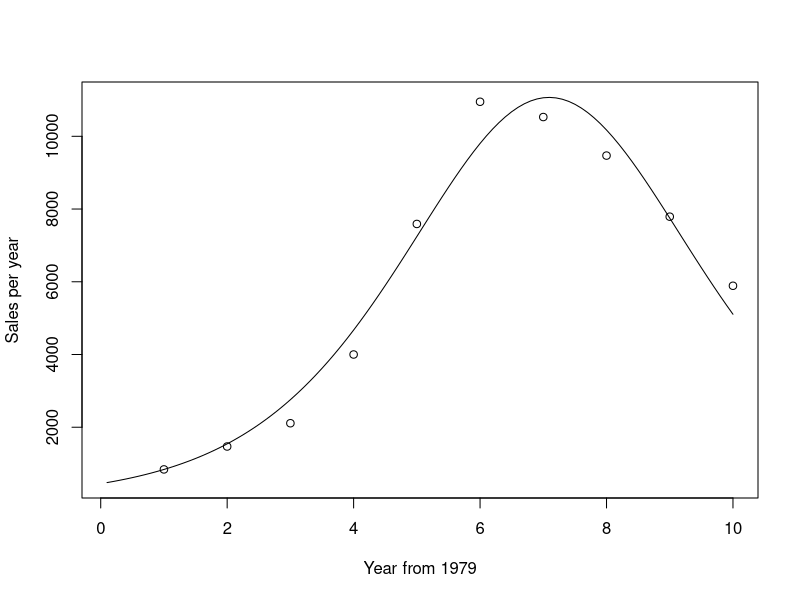
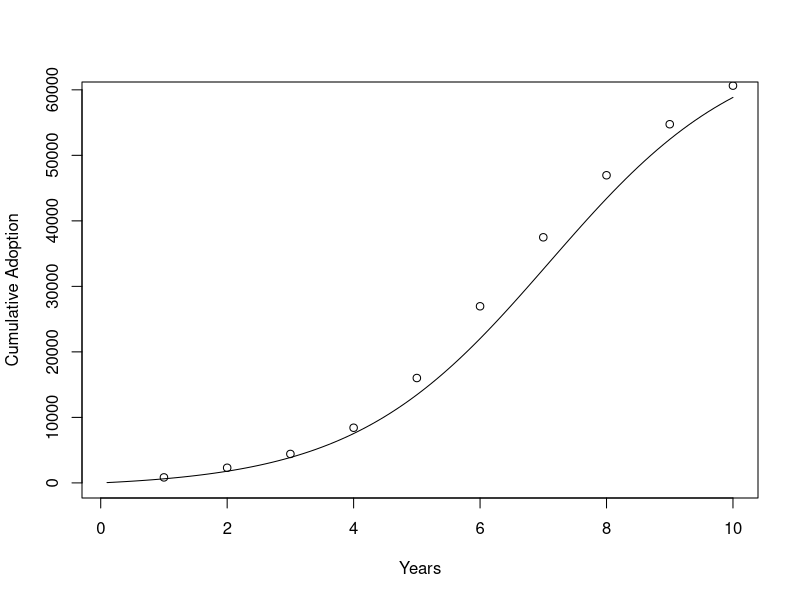
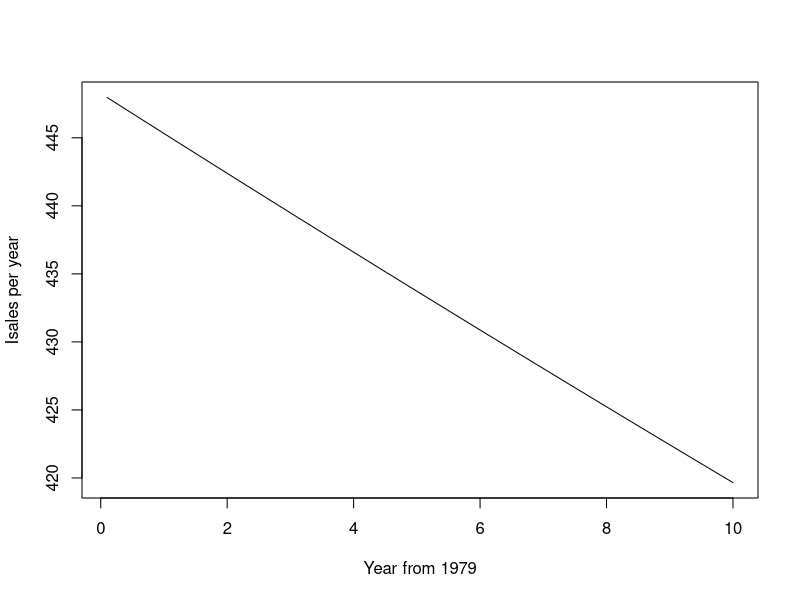
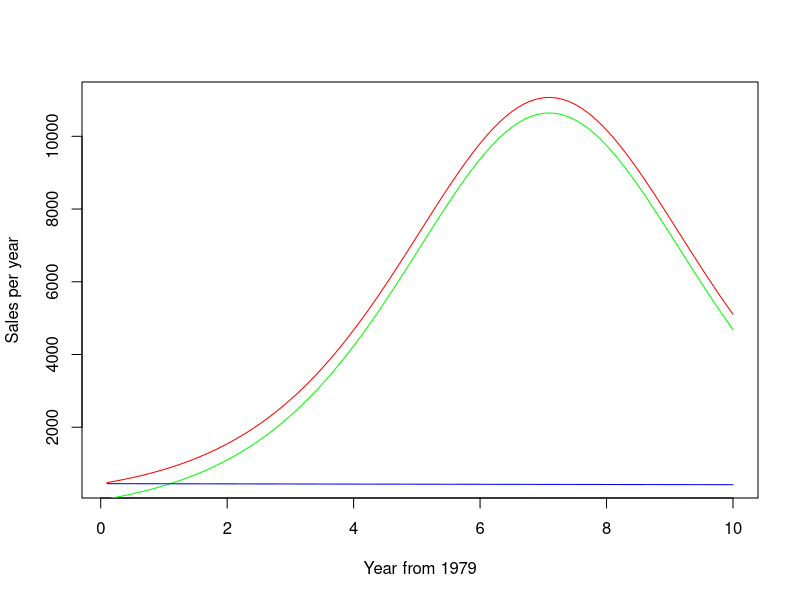
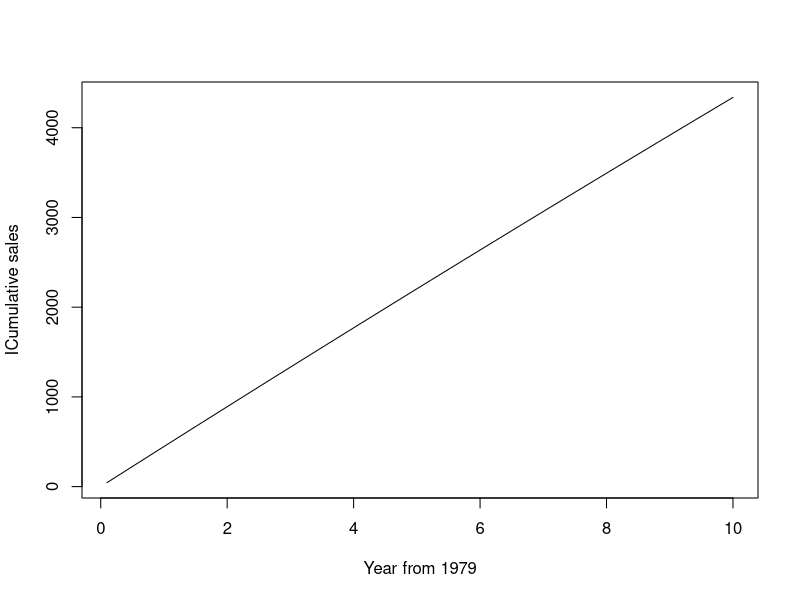
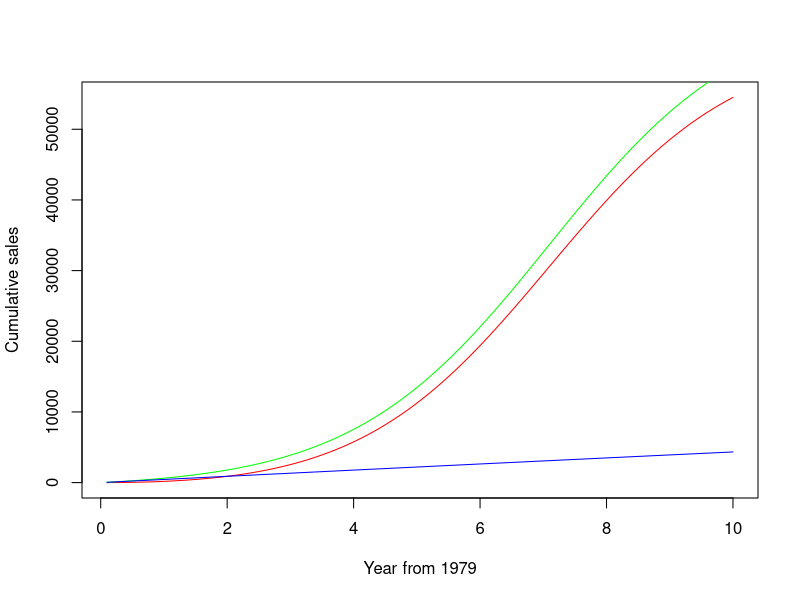

These charts were generated, in order, by the following R code:
# BASS Diffusion Model

# three parameters:
# the total number of people who eventually buy the product, m;
# the coefficient of innovation, p;
# and the coefficient of imitation, q

# example

#time variables
#known times
T79 <- 1:10
#project 10 years time
Tdelt <- (1:100) / 10

#sequence of adoption
Sales <- c(840,1470,2110,4000, 7590, 10950, 10530, 9470, 7790, 5890)
Cusales <- cumsum(Sales)

#Non-linear least squares. For when you know the form of a model. 
Bass.nls <- nls(Sales ~ M * ( ((P+Q)^2 / P) * exp(-(P+Q) * T79) ) /(1+(Q/P)*exp(-(P+Q)*T79))^2,
                start = list(M=60630, P=0.03, Q=0.38))

summary(Bass.nls)

#get coefficient
Bcoef <- coef(Bass.nls)

m <- Bcoef[1]
p <- Bcoef[2]
q <- Bcoef[3]

# setting the starting value for M to the recorded total sales.
ngete <- exp(-(p+q) * Tdelt)

# plot probability density function
Bpdf <- m * ( (p+q)^2 / p ) * ngete / (1 + (q/p) * ngete)^2
plot(Tdelt, Bpdf, xlab = "Year from 1979",ylab = "Sales per year", type='l')

#actual sales
points(T79, Sales)

# continuous density function
Bcdf <- m * (1 - ngete)/(1 + (q/p)*ngete)
plot(Tdelt, Bcdf, xlab = "Years", ylab = "Cumulative Adoption", type='l')
points(T79, Cusales)

#when q=0, only Innovator without immitators.
Ipdf<- m * ( (p+0)^2 / p ) * exp(-(p+0) * Tdelt) / (1 + (0/p) * exp(-(p+0) * Tdelt))^2
plot(Tdelt, Ipdf, xlab = "Year from 1979",ylab = "Isales per year", type='l')
Impdf<-Bpdf-Ipdf
plot(Tdelt, Bpdf, xlab = "Year from 1979",ylab = "Sales per year", type='l', col="red")
lines(Tdelt,Impdf,col="green")
lines(Tdelt,Ipdf,col="blue")

# when q=0, only Innovator without immitators.
Icdf<-m * (1 - exp(-(p+0) * Tdelt))/(1 + (0/p)*exp(-(p+0) * Tdelt))
plot(Tdelt, Icdf, xlab = "Year from 1979",ylab = "ICumulative sales", type='l')
Imcdf<-m * (1 - ngete)/(1 + (q/p)*ngete)-Icdf
plot(Tdelt, Imcdf, xlab = "Year from 1979",ylab = "Cumulative sales", type='l', col="red")
lines(Tdelt,Bcdf,col="green")
lines(Tdelt,Icdf,col="blue")
